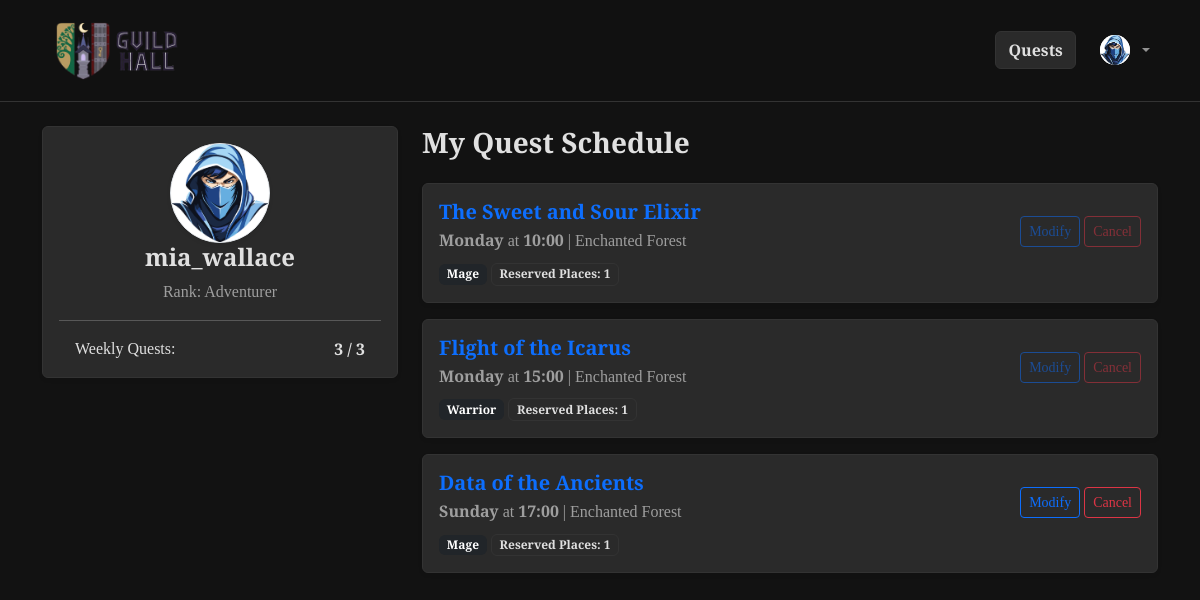
Screenshot of /profile (signed in) with the database file from the repository.
### tables this page shows
CREATE TABLE "users" (
	"UId"	INTEGER,
	"username"	TEXT NOT NULL UNIQUE,
	"password_hash"	TEXT NOT NULL,
	"role"	TEXT NOT NULL,
	"avatar_filename"	TEXT,
	PRIMARY KEY("UId" AUTOINCREMENT)
);

CREATE TABLE "participations" (
	"PId"	INTEGER,
	"SId"	INTEGER NOT NULL,
	"UId"	INTEGER NOT NULL,
	"party_role"	TEXT NOT NULL,
	"places_reserved"	INTEGER NOT NULL,
	PRIMARY KEY("PId" AUTOINCREMENT),
	FOREIGN KEY("SId") REFERENCES "sessions"("SId"),
	FOREIGN KEY("UId") REFERENCES "users"("UId")
);

CREATE TABLE "quests" (
	"QId"	INTEGER,
	"title"	TEXT NOT NULL,
	"duration"	INTEGER NOT NULL,
	"quest_type"	TEXT NOT NULL,
	"difficulty"	TEXT NOT NULL,
	"description"	TEXT,
	"image_filename"	TEXT,
	PRIMARY KEY("QId" AUTOINCREMENT)
);

### app.py (the view)
@app.route('/profile')
@login_required
def profile():
    if current_user.role != AD:
        flash("Guild Masters have a different dashboard.", "info")
        return redirect(url_for('gm_dashboard'))
    raw_participations = db.get_user_participations(current_user.UId)
    participations = []
    total_places = 0
    for row in raw_participations:
        part_dict = dict(row)
        part_dict['is_modifiable'] = util.can_modify_session(
            row['day'], row['start_time'], SIMULATED_DAY, SIMULATED_TIME
        )
        total_places += row['places_reserved']
        participations.append(part_dict)
    return render_template('adventurer_profile.html', participations=participations, total_places=total_places)

### app.py (called while the page is built)
@login_manager.user_loader
def load_user(user_id):
    return db.get_user_by_id(user_id)

### db.py (called while the page is built)
def get_db_connection():
    conn = sqlite3.connect('database.db')
    conn.row_factory = sqlite3.Row
    return conn

def get_user_by_id(uid):
    conn = get_db_connection()
    cursor = conn.cursor()
    query = 'SELECT * FROM users WHERE UId = ?'
    cursor.execute(query, (uid,))
    user_row = cursor.fetchone()
    conn.close()
    if user_row:
        return User(id=user_row['UId'],
                    username=user_row['username'],
                    role=user_row['role'],
                    avatar_filename=user_row['avatar_filename'])
    return None

def get_user_participations(user_id):
    conn = get_db_connection()
    query = '''
        SELECT p.PId as participation_id, p.party_role, p.places_reserved,
               s.SId as session_id, s.day, s.start_time, s.location,
               q.title, q.duration, q.quest_type
        FROM participations p
        JOIN sessions s ON p.SId = s.SId
        JOIN quests q ON s.QId = q.QId
        WHERE p.UId = ?
        ORDER BY
        CASE s.day
            WHEN 'Monday' THEN 1
            WHEN 'Tuesday' THEN 2
            WHEN 'Wednesday' THEN 3
            WHEN 'Thursday' THEN 4
            WHEN 'Friday' THEN 5
            WHEN 'Saturday' THEN 6
            WHEN 'Sunday' THEN 7
        END, s.start_time ASC
    '''
    participations = conn.execute(query, (user_id,)).fetchall()
    conn.close()
    return participations

### util.py (called while the page is built)
def get_total_hours(day_str, time_str):
    days = {
        "Monday": 0, "Tuesday": 1, "Wednesday": 2, "Thursday": 3,
        "Friday": 4, "Saturday": 5, "Sunday": 6
    }
    hours, minutes = map(int, time_str.split(':'))
    return (days[day_str] * 24) + hours + (minutes / 60.0)

def can_modify_session(session_day, session_time, current_day, current_time):
    session_total = get_total_hours(session_day, session_time)
    current_total = get_total_hours(current_day, current_time)
    return (session_total - current_total) > 8

### templates/adventurer_profile.html (shortened to what this page needs)
{% extends 'base.html' %}
{% block content %}
<div class="row">
    <div class="col-md-4 mb-4">
        <div class="card shadow-sm">
            <div class="card-body text-center">
                {% if current_user.avatar_filename %}
                        <img src="{{ url_for('static', filename='images/avatars/' + current_user.avatar_filename) }}" alt="Avatar" class="rounded-circle mb-3 avatar">
                    {% else %}
                        <img src="{{ url_for('static', filename='images/avatars/davatar.jpg') }}" alt="Default Avatar" class="rounded-circle shadow-sm border avatar">
                    {% endif %}
                <h4 class="card-title">{{ current_user.username }}</h4>
                <p class="text-muted mb-1">Rank: Adventurer</p>
                <hr>
                <div class="d-flex justify-content-between px-3">
                    <span>Weekly Quests:</span>
                    <strong>{{ total_places }} / 3</strong>
                </div>
            </div>
        </div>
    </div>
    <div class="col-md-8">
        <h3 class="mb-4">My Quest Schedule</h3>
        {% if participations %}
            <div class="row row-cols-1 g-3">
                {% for p in participations %}
                    <div class="col">
                        <div class="card shadow-sm border-start border-4 {% if p.is_modifiable %}border-success{% else %}border-secondary{% endif %}">
                            <div class="card-body">
                                <div class="d-flex justify-content-between align-items-start">
                                    <div>
                                        <h5 class="card-title mb-1">
                                            <a href="{{ url_for('session_detail', session_id=p.session_id) }}" class="text-decoration-none text-primary">
                                                {{ p.title }}
                                            </a>
                                        </h5>
                                        <p class="text-muted mb-2">
                                            <strong>{{ p.day }}</strong> at <strong>{{ p.start_time }}</strong> | {{ p.location }}
                                        </p>
                                        <div class="mt-2">
                                            <span class="badge bg-dark">{{ p.party_role }}</span>
                                            <span class="badge bg-light text-dark border">Reserved Places: {{ p.places_reserved }}</span>
                                        </div>
                                    </div>
                                    <div class="text-end mt-3">
                                        {% if p.is_modifiable %}
                                            <button type="button" class="btn btn-outline-primary btn-sm ms-1" data-bs-toggle="modal" data-bs-target="#manageParticipationModal{{ p.participation_id }}">
                                                Modify
                                            </button>
                                            <form action="{{ url_for('cancel_booking', participation_id=p.participation_id) }}" method="POST" class="d-inline" onsubmit="return confirm('Are you sure you want to cancel your place in this quest?');">
                                                <button type="submit" class="btn btn-outline-danger btn-sm">Cancel</button>
                                            </form>
                                            {% else %}
                                                <span class="d-inline-block" title="This session starts in less than 8 hours and can no longer be modified or cancelled.">
                                                <button type="button" class="btn btn-outline-primary btn-sm ms-1" id="disabled-btn" disabled>
                                                    Modify
                                                </button>
                                                <button type="button" class="btn btn-outline-danger btn-sm" id="disabled-btn" disabled>
                                                    Cancel
                                                </button>
                                            </span>
                                        {% endif %}
                                    </div>
                                </div>
                            </div>
                        </div>
                    </div>
                {% endfor %}
            </div>
        {% else %}
            <div class="alert alert-info">
                You have not joined any quests this week. <a href="{{ url_for('index') }}" class="alert-link">Browse the schedule</a> to find an adventure!
            </div>
        {% endif %}
    </div>
</div>
{% endblock %}

### static/css/style.css (style rules this page uses)
:root { --bg-obsidian: #121212; --surface-parchment: #2A2A2A; --text-primary: #E0E0E0; --text-muted: #9E9E9E; --accent-magic: #39FF14; --role-warrior: #dc7e14; --role-mage: #00b0ff; --role-healer: #92c850; --border-dim: #333333; }
body { background-color: var(--bg-obsidian); color: var(--text-primary); font-family: 'EB Garamond', serif; }
h1, h2, h3, h4, h5, h6, .navbar-brand { font-family: 'Cinzel', serif; font-weight: 600; color: var(--text-primary); }
p { font-size: 1rem; font-weight: 400; }
.card, .bg-light, .bg-white { background-color: var(--surface-parchment) !important; border: 1px solid var(--border-dim) !important; color: var(--text-primary) !important; }
.text-muted { color: var(--text-muted) !important; }
.btn:disabled, .btn.disabled, button[disabled] { opacity: 0.5; cursor: not-allowed !important; box-shadow: none !important; pointer-events: all; pointer-events: none; }
.badge { color: white; }
.avatar { width: 100px; height: 100px; object-fit: cover; background-color: #e9ecef; }
.card-title { white-space: nowrap; overflow: hidden; text-overflow: ellipsis; }

### rows the page displays
users: username "mia_wallace"
participations: title "The Sweet and Sour Elixir", day "Monday", start_time "10:00", location "Enchanted Forest", party_role "Mage", places_reserved "1", shows "Modify"
participations: title "Flight of the Icarus", day "Monday", start_time "15:00", location "Enchanted Forest", party_role "Warrior", places_reserved "1", shows "Modify"
participations: title "Data of the Ancients", day "Sunday", start_time "17:00", location "Enchanted Forest", party_role "Mage", places_reserved "1"

### other values shown
{{ total_places }} "3"
